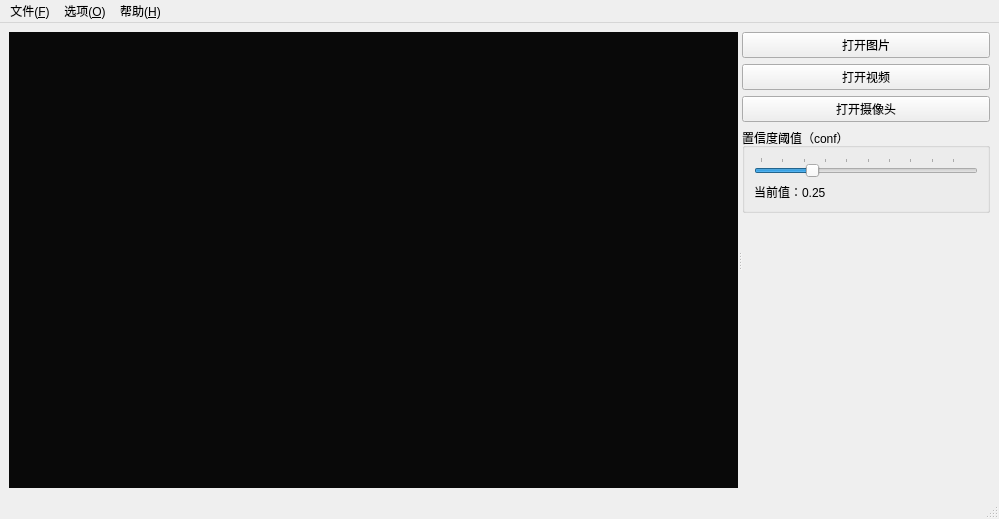
<?xml version="1.0" encoding="UTF-8"?>
<ui version="4.0">
 <class>MainWindow</class>
 <widget class="QMainWindow" name="MainWindow">
  <property name="geometry">
   <rect>
    <x>0</x>
    <y>0</y>
    <width>999</width>
    <height>519</height>
   </rect>
  </property>
  <property name="windowTitle">
   <string>YOLOv10 目标检测</string>
  </property>
  <property name="windowIcon">
   <iconset resource="../../resources.qrc">
    <normaloff>:/res/assets/icon.ico</normaloff>:/res/assets/icon.ico</iconset>
  </property>
  <widget class="QWidget" name="centralwidget">
   <layout class="QGridLayout" name="gridLayout">
    <item row="0" column="0">
     <widget class="QSplitter" name="splitter">
      <property name="orientation">
       <enum>Qt::Orientation::Horizontal</enum>
      </property>
      <widget class="QWidget" name="gridLayoutWidget">
       <layout class="QGridLayout" name="gridLayout_1">
        <item row="0" column="0">
         <widget class="QLabel" name="image_label">
          <property name="minimumSize">
           <size>
            <width>400</width>
            <height>0</height>
           </size>
          </property>
          <property name="styleSheet">
           <string notr="true">background-color: #090909</string>
          </property>
          <property name="text">
           <string/>
          </property>
         </widget>
        </item>
       </layout>
      </widget>
      <widget class="QWidget" name="gridLayoutWidget_2">
       <layout class="QGridLayout" name="gridLayout_2">
        <item row="0" column="0">
         <layout class="QGridLayout" name="gridLayout_3">
          <item row="0" column="0">
           <widget class="QPushButton" name="pushButton">
            <property name="text">
             <string>打开图片</string>
            </property>
           </widget>
          </item>
          <item row="1" column="0">
           <widget class="QPushButton" name="pushButton_2">
            <property name="text">
             <string>打开视频</string>
            </property>
           </widget>
          </item>
          <item row="2" column="0">
           <widget class="QPushButton" name="pushButton_3">
            <property name="text">
             <string>打开摄像头</string>
            </property>
           </widget>
          </item>
          <item row="4" column="0">
           <spacer name="verticalSpacer">
            <property name="orientation">
             <enum>Qt::Orientation::Vertical</enum>
            </property>
            <property name="sizeHint" stdset="0">
             <size>
              <width>20</width>
              <height>40</height>
             </size>
            </property>
           </spacer>
          </item>
          <item row="3" column="0">
           <widget class="QGroupBox" name="groupBox">
            <property name="title">
             <string>置信度阈值（conf）</string>
            </property>
            <layout class="QGridLayout" name="gridLayout_4">
             <item row="0" column="0">
              <widget class="QSlider" name="confSlider">
               <property name="minimum">
                <number>1</number>
               </property>
               <property name="singleStep">
                <number>1</number>
               </property>
               <property name="value">
                <number>25</number>
               </property>
               <property name="orientation">
                <enum>Qt::Orientation::Horizontal</enum>
               </property>
               <property name="tickPosition">
                <enum>QSlider::TickPosition::TicksAbove</enum>
               </property>
               <property name="tickInterval">
                <number>10</number>
               </property>
              </widget>
             </item>
             <item row="1" column="0">
              <widget class="QLabel" name="label">
               <property name="text">
                <string>当前值：0.25</string>
               </property>
              </widget>
             </item>
            </layout>
           </widget>
          </item>
         </layout>
        </item>
       </layout>
      </widget>
     </widget>
    </item>
   </layout>
  </widget>
  <widget class="QStatusBar" name="statusbar"/>
  <widget class="QMenuBar" name="menubar">
   <property name="geometry">
    <rect>
     <x>0</x>
     <y>0</y>
     <width>999</width>
     <height>33</height>
    </rect>
   </property>
   <widget class="QMenu" name="menuFile">
    <property name="title">
     <string>文件(&amp;F)</string>
    </property>
    <addaction name="actionExit"/>
   </widget>
   <widget class="QMenu" name="menuHelp">
    <property name="title">
     <string>帮助(&amp;H)</string>
    </property>
    <addaction name="actionAbout"/>
    <addaction name="actionAboutQt"/>
   </widget>
   <widget class="QMenu" name="menuOption">
    <property name="title">
     <string>选项(&amp;O)</string>
    </property>
    <addaction name="actionSetting"/>
    <addaction name="actionOpenPicture"/>
    <addaction name="actionOpenVideo"/>
    <addaction name="actionCamera"/>
    <addaction name="actionClose"/>
   </widget>
   <addaction name="menuFile"/>
   <addaction name="menuOption"/>
   <addaction name="menuHelp"/>
  </widget>
  <action name="actionExit">
   <property name="icon">
    <iconset resource="../../resources.qrc">
     <normaloff>:/res/assets/FluentDismiss24Regular.svg</normaloff>:/res/assets/FluentDismiss24Regular.svg</iconset>
   </property>
   <property name="text">
    <string>退出(&amp;X)</string>
   </property>
   <property name="menuRole">
    <enum>QAction::MenuRole::QuitRole</enum>
   </property>
  </action>
  <action name="actionAboutQt">
   <property name="icon">
    <iconset resource="../../resources.qrc">
     <normaloff>:/res/assets/LogosQt.svg</normaloff>:/res/assets/LogosQt.svg</iconset>
   </property>
   <property name="text">
    <string>关于 Qt(&amp;Q)</string>
   </property>
   <property name="menuRole">
    <enum>QAction::MenuRole::AboutQtRole</enum>
   </property>
  </action>
  <action name="actionSetting">
   <property name="icon">
    <iconset resource="../../resources.qrc">
     <normaloff>:/res/assets/FluentWrenchScrewdriver24Regular.svg</normaloff>:/res/assets/FluentWrenchScrewdriver24Regular.svg</iconset>
   </property>
   <property name="text">
    <string>设置(&amp;S)</string>
   </property>
   <property name="shortcut">
    <string>Ctrl+E</string>
   </property>
   <property name="menuRole">
    <enum>QAction::MenuRole::PreferencesRole</enum>
   </property>
  </action>
  <action name="actionAbout">
   <property name="icon">
    <iconset resource="../../resources.qrc">
     <normaloff>:/res/assets/FluentApps24Regular.svg</normaloff>:/res/assets/FluentApps24Regular.svg</iconset>
   </property>
   <property name="text">
    <string>关于目标检测工具(&amp;A)</string>
   </property>
  </action>
  <action name="actionOpenPicture">
   <property name="icon">
    <iconset resource="../../resources.qrc">
     <normaloff>:/res/assets/FluentFolder24Regular.svg</normaloff>:/res/assets/FluentFolder24Regular.svg</iconset>
   </property>
   <property name="text">
    <string>打开图片(&amp;P)</string>
   </property>
  </action>
  <action name="actionOpenVideo">
   <property name="icon">
    <iconset resource="../../resources.qrc">
     <normaloff>:/res/assets/FluentFolder24Regular.svg</normaloff>:/res/assets/FluentFolder24Regular.svg</iconset>
   </property>
   <property name="text">
    <string>打开视频(&amp;V)</string>
   </property>
  </action>
  <action name="actionCamera">
   <property name="icon">
    <iconset resource="../../resources.qrc">
     <normaloff>:/res/assets/FluentPlayCircle24Regular.svg</normaloff>:/res/assets/FluentPlayCircle24Regular.svg</iconset>
   </property>
   <property name="text">
    <string>打开摄像头(&amp;C)</string>
   </property>
  </action>
  <action name="actionClose">
   <property name="icon">
    <iconset resource="../../resources.qrc">
     <normaloff>:/res/assets/FluentRecordStop24Regular.svg</normaloff>:/res/assets/FluentRecordStop24Regular.svg</iconset>
   </property>
   <property name="text">
    <string>关闭(&amp;C)</string>
   </property>
  </action>
 </widget>
 <resources>
  <include location="../../resources.qrc"/>
 </resources>
 <connections>
  <connection>
   <sender>actionExit</sender>
   <signal>triggered()</signal>
   <receiver>MainWindow</receiver>
   <slot>close()</slot>
   <hints>
    <hint type="sourcelabel">
     <x>-1</x>
     <y>-1</y>
    </hint>
    <hint type="destinationlabel">
     <x>399</x>
     <y>299</y>
    </hint>
   </hints>
  </connection>
  <connection>
   <sender>actionAboutQt</sender>
   <signal>triggered()</signal>
   <receiver>MainWindow</receiver>
   <slot>aboutQt()</slot>
   <hints>
    <hint type="sourcelabel">
     <x>-1</x>
     <y>-1</y>
    </hint>
    <hint type="destinationlabel">
     <x>399</x>
     <y>299</y>
    </hint>
   </hints>
  </connection>
  <connection>
   <sender>actionSetting</sender>
   <signal>triggered()</signal>
   <receiver>MainWindow</receiver>
   <slot>actionSettingClicked()</slot>
   <hints>
    <hint type="sourcelabel">
     <x>-1</x>
     <y>-1</y>
    </hint>
    <hint type="destinationlabel">
     <x>478</x>
     <y>365</y>
    </hint>
   </hints>
  </connection>
  <connection>
   <sender>actionAbout</sender>
   <signal>triggered()</signal>
   <receiver>MainWindow</receiver>
   <slot>about()</slot>
   <hints>
    <hint type="sourcelabel">
     <x>-1</x>
     <y>-1</y>
    </hint>
    <hint type="destinationlabel">
     <x>478</x>
     <y>365</y>
    </hint>
   </hints>
  </connection>
  <connection>
   <sender>actionOpenPicture</sender>
   <signal>triggered()</signal>
   <receiver>MainWindow</receiver>
   <slot>openPicture()</slot>
   <hints>
    <hint type="sourcelabel">
     <x>-1</x>
     <y>-1</y>
    </hint>
    <hint type="destinationlabel">
     <x>499</x>
     <y>259</y>
    </hint>
   </hints>
  </connection>
  <connection>
   <sender>actionOpenVideo</sender>
   <signal>triggered()</signal>
   <receiver>MainWindow</receiver>
   <slot>openVideo()</slot>
   <hints>
    <hint type="sourcelabel">
     <x>-1</x>
     <y>-1</y>
    </hint>
    <hint type="destinationlabel">
     <x>499</x>
     <y>259</y>
    </hint>
   </hints>
  </connection>
  <connection>
   <sender>actionCamera</sender>
   <signal>triggered()</signal>
   <receiver>MainWindow</receiver>
   <slot>openCamera()</slot>
   <hints>
    <hint type="sourcelabel">
     <x>-1</x>
     <y>-1</y>
    </hint>
    <hint type="destinationlabel">
     <x>499</x>
     <y>259</y>
    </hint>
   </hints>
  </connection>
  <connection>
   <sender>actionClose</sender>
   <signal>triggered()</signal>
   <receiver>MainWindow</receiver>
   <slot>closeVideo()</slot>
   <hints>
    <hint type="sourcelabel">
     <x>-1</x>
     <y>-1</y>
    </hint>
    <hint type="destinationlabel">
     <x>499</x>
     <y>259</y>
    </hint>
   </hints>
  </connection>
  <connection>
   <sender>pushButton</sender>
   <signal>clicked()</signal>
   <receiver>MainWindow</receiver>
   <slot>openPicture()</slot>
   <hints>
    <hint type="sourcelabel">
     <x>987</x>
     <y>67</y>
    </hint>
    <hint type="destinationlabel">
     <x>1022</x>
     <y>362</y>
    </hint>
   </hints>
  </connection>
  <connection>
   <sender>pushButton_2</sender>
   <signal>clicked()</signal>
   <receiver>MainWindow</receiver>
   <slot>openVideo()</slot>
   <hints>
    <hint type="sourcelabel">
     <x>987</x>
     <y>97</y>
    </hint>
    <hint type="destinationlabel">
     <x>1157</x>
     <y>249</y>
    </hint>
   </hints>
  </connection>
  <connection>
   <sender>pushButton_3</sender>
   <signal>clicked()</signal>
   <receiver>MainWindow</receiver>
   <slot>openCamera()</slot>
   <hints>
    <hint type="sourcelabel">
     <x>987</x>
     <y>127</y>
    </hint>
    <hint type="destinationlabel">
     <x>1133</x>
     <y>328</y>
    </hint>
   </hints>
  </connection>
 </connections>
 <slots>
  <slot>about()</slot>
  <slot>aboutQt()</slot>
  <slot>actionSettingClicked()</slot>
  <slot>serviceItemClicked(QModelIndex)</slot>
  <slot>actionStartClicked()</slot>
  <slot>actionPauseClicked()</slot>
  <slot>actionEndClicked()</slot>
  <slot>openPicture()</slot>
  <slot>openVideo()</slot>
  <slot>openCamera()</slot>
  <slot>closeVideo()</slot>
 </slots>
</ui>
